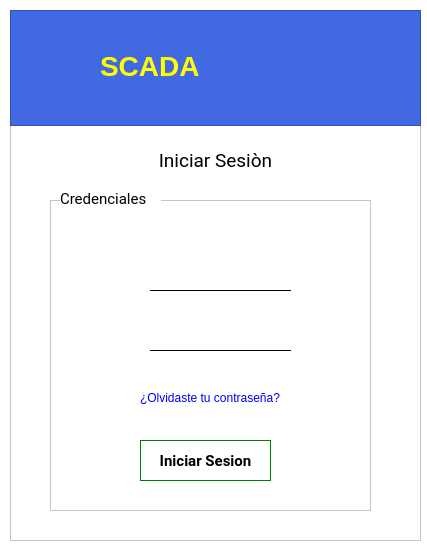
<?xml version="1.0" encoding="UTF-8"?>
<ui version="4.0">
 <class>Login</class>
 <widget class="QWidget" name="Login">
  <property name="geometry">
   <rect>
    <x>0</x>
    <y>0</y>
    <width>427</width>
    <height>548</height>
   </rect>
  </property>
  <property name="sizePolicy">
   <sizepolicy hsizetype="Preferred" vsizetype="Maximum">
    <horstretch>0</horstretch>
    <verstretch>0</verstretch>
   </sizepolicy>
  </property>
  <property name="font">
   <font>
    <family>Noto Serif</family>
    <pointsize>11</pointsize>
    <weight>75</weight>
    <bold>true</bold>
   </font>
  </property>
  <property name="contextMenuPolicy">
   <enum>Qt::NoContextMenu</enum>
  </property>
  <property name="windowTitle">
   <string>Sistema SCADA</string>
  </property>
  <property name="windowIcon">
   <iconset>
    <normaloff>../../../../.designer/if_16_1751363.ico</normaloff>../../../../.designer/if_16_1751363.ico</iconset>
  </property>
  <property name="styleSheet">
   <string notr="true">background-color: rgb(255, 255, 255);</string>
  </property>
  <property name="inputMethodHints">
   <set>Qt::ImhSensitiveData</set>
  </property>
  <widget class="QFrame" name="MainFrame">
   <property name="geometry">
    <rect>
     <x>10</x>
     <y>10</y>
     <width>411</width>
     <height>531</height>
    </rect>
   </property>
   <property name="frameShape">
    <enum>QFrame::StyledPanel</enum>
   </property>
   <property name="frameShadow">
    <enum>QFrame::Raised</enum>
   </property>
   <widget class="QLabel" name="label_3">
    <property name="geometry">
     <rect>
      <x>310</x>
      <y>20</y>
      <width>71</width>
      <height>71</height>
     </rect>
    </property>
    <property name="styleSheet">
     <string notr="true">background-color: rgb(65, 105, 225);</string>
    </property>
    <property name="text">
     <string/>
    </property>
    <property name="pixmap">
     <pixmap resource="../resources/resources.qrc">:/source/img/iiie.png</pixmap>
    </property>
   </widget>
   <widget class="QLabel" name="label">
    <property name="geometry">
     <rect>
      <x>10</x>
      <y>5</y>
      <width>81</width>
      <height>101</height>
     </rect>
    </property>
    <property name="styleSheet">
     <string notr="true">background-color: rgb(65, 105, 225);</string>
    </property>
    <property name="text">
     <string/>
    </property>
    <property name="pixmap">
     <pixmap resource="../resources/resources.qrc">:/source/img/logo.png</pixmap>
    </property>
   </widget>
   <widget class="QFrame" name="frame_2">
    <property name="geometry">
     <rect>
      <x>40</x>
      <y>190</y>
      <width>321</width>
      <height>311</height>
     </rect>
    </property>
    <property name="frameShape">
     <enum>QFrame::StyledPanel</enum>
    </property>
    <property name="frameShadow">
     <enum>QFrame::Raised</enum>
    </property>
    <widget class="QLabel" name="label_6">
     <property name="geometry">
      <rect>
       <x>40</x>
       <y>50</y>
       <width>41</width>
       <height>41</height>
      </rect>
     </property>
     <property name="text">
      <string/>
     </property>
     <property name="pixmap">
      <pixmap resource="../resources/resources.qrc">:/source/img/Usuario.png</pixmap>
     </property>
    </widget>
    <widget class="QLineEdit" name="txtUsuario">
     <property name="geometry">
      <rect>
       <x>100</x>
       <y>70</y>
       <width>141</width>
       <height>21</height>
      </rect>
     </property>
     <property name="styleSheet">
      <string notr="true">border-bottom:1px solid black;border-top:none;</string>
     </property>
    </widget>
    <widget class="QLabel" name="label_7">
     <property name="geometry">
      <rect>
       <x>40</x>
       <y>110</y>
       <width>51</width>
       <height>51</height>
      </rect>
     </property>
     <property name="text">
      <string/>
     </property>
     <property name="pixmap">
      <pixmap resource="../resources/resources.qrc">:/source/img/Password.png</pixmap>
     </property>
    </widget>
    <widget class="QLineEdit" name="txtPassword">
     <property name="geometry">
      <rect>
       <x>100</x>
       <y>130</y>
       <width>141</width>
       <height>21</height>
      </rect>
     </property>
     <property name="styleSheet">
      <string notr="true">border-bottom:1px solid black;border-top:none;</string>
     </property>
     <property name="echoMode">
      <enum>QLineEdit::Password</enum>
     </property>
    </widget>
    <widget class="QLabel" name="lblForgottenPass">
     <property name="geometry">
      <rect>
       <x>90</x>
       <y>190</y>
       <width>161</width>
       <height>16</height>
      </rect>
     </property>
     <property name="font">
      <font>
       <pointsize>9</pointsize>
      </font>
     </property>
     <property name="cursor">
      <cursorShape>PointingHandCursor</cursorShape>
     </property>
     <property name="styleSheet">
      <string notr="true">QLabel{color: rgb(0, 0, 255); }lblForgottenPass:hover{color:rgb(0,0,125);}</string>
     </property>
     <property name="text">
      <string>¿Olvidaste tu contraseña?</string>
     </property>
     <property name="textInteractionFlags">
      <set>Qt::TextBrowserInteraction</set>
     </property>
    </widget>
    <widget class="QPushButton" name="btnAceptar">
     <property name="geometry">
      <rect>
       <x>90</x>
       <y>240</y>
       <width>131</width>
       <height>41</height>
      </rect>
     </property>
     <property name="font">
      <font>
       <family>Roboto</family>
       <pointsize>11</pointsize>
       <weight>75</weight>
       <bold>true</bold>
      </font>
     </property>
     <property name="styleSheet">
      <string notr="true">border:1px solid green;</string>
     </property>
     <property name="text">
      <string>Iniciar Sesion</string>
     </property>
     <property name="icon">
      <iconset resource="../resources/resources.qrc">
       <normaloff>:/source/img/OK.png</normaloff>:/source/img/OK.png</iconset>
     </property>
     <property name="iconSize">
      <size>
       <width>24</width>
       <height>24</height>
      </size>
     </property>
     <property name="shortcut">
      <string notr="true"/>
     </property>
     <property name="checkable">
      <bool>false</bool>
     </property>
     <property name="flat">
      <bool>true</bool>
     </property>
    </widget>
   </widget>
   <widget class="QLabel" name="label_4">
    <property name="geometry">
     <rect>
      <x>130</x>
      <y>130</y>
      <width>151</width>
      <height>41</height>
     </rect>
    </property>
    <property name="font">
     <font>
      <family>Roboto</family>
      <pointsize>14</pointsize>
     </font>
    </property>
    <property name="text">
     <string>Iniciar Sesiòn</string>
    </property>
    <property name="alignment">
     <set>Qt::AlignCenter</set>
    </property>
   </widget>
   <widget class="QLabel" name="label_5">
    <property name="geometry">
     <rect>
      <x>50</x>
      <y>180</y>
      <width>101</width>
      <height>17</height>
     </rect>
    </property>
    <property name="font">
     <font>
      <family>Roboto</family>
      <pointsize>11</pointsize>
     </font>
    </property>
    <property name="text">
     <string>Credenciales</string>
    </property>
   </widget>
   <widget class="QLabel" name="label_2">
    <property name="geometry">
     <rect>
      <x>90</x>
      <y>40</y>
      <width>111</width>
      <height>31</height>
     </rect>
    </property>
    <property name="font">
     <font>
      <pointsize>21</pointsize>
      <weight>75</weight>
      <bold>true</bold>
     </font>
    </property>
    <property name="autoFillBackground">
     <bool>false</bool>
    </property>
    <property name="styleSheet">
     <string notr="true">color: rgb(255, 255, 0);background-color: rgb(65, 105, 225);</string>
    </property>
    <property name="text">
     <string>SCADA</string>
    </property>
   </widget>
   <widget class="QPushButton" name="btnExit">
    <property name="geometry">
     <rect>
      <x>385</x>
      <y>5</y>
      <width>24</width>
      <height>24</height>
     </rect>
    </property>
    <property name="text">
     <string/>
    </property>
    <property name="icon">
     <iconset resource="../resources/resources.qrc">
      <normaloff>:/source/img/Cancelar.png</normaloff>:/source/img/Cancelar.png</iconset>
    </property>
    <property name="iconSize">
     <size>
      <width>24</width>
      <height>24</height>
     </size>
    </property>
    <property name="flat">
     <bool>true</bool>
    </property>
   </widget>
   <widget class="QGraphicsView" name="graphicsView">
    <property name="geometry">
     <rect>
      <x>0</x>
      <y>0</y>
      <width>411</width>
      <height>116</height>
     </rect>
    </property>
    <property name="autoFillBackground">
     <bool>true</bool>
    </property>
    <property name="styleSheet">
     <string notr="true">background-color: rgb(65, 105, 225);</string>
    </property>
   </widget>
   <zorder>frame_2</zorder>
   <zorder>label_4</zorder>
   <zorder>label_5</zorder>
   <zorder>graphicsView</zorder>
   <zorder>label</zorder>
   <zorder>label_2</zorder>
   <zorder>label_3</zorder>
   <zorder>btnExit</zorder>
  </widget>
 </widget>
 <resources>
  <include location="../resources/resources.qrc"/>
  <include location="../resources/resources.qrc"/>
 </resources>
 <connections/>
</ui>
